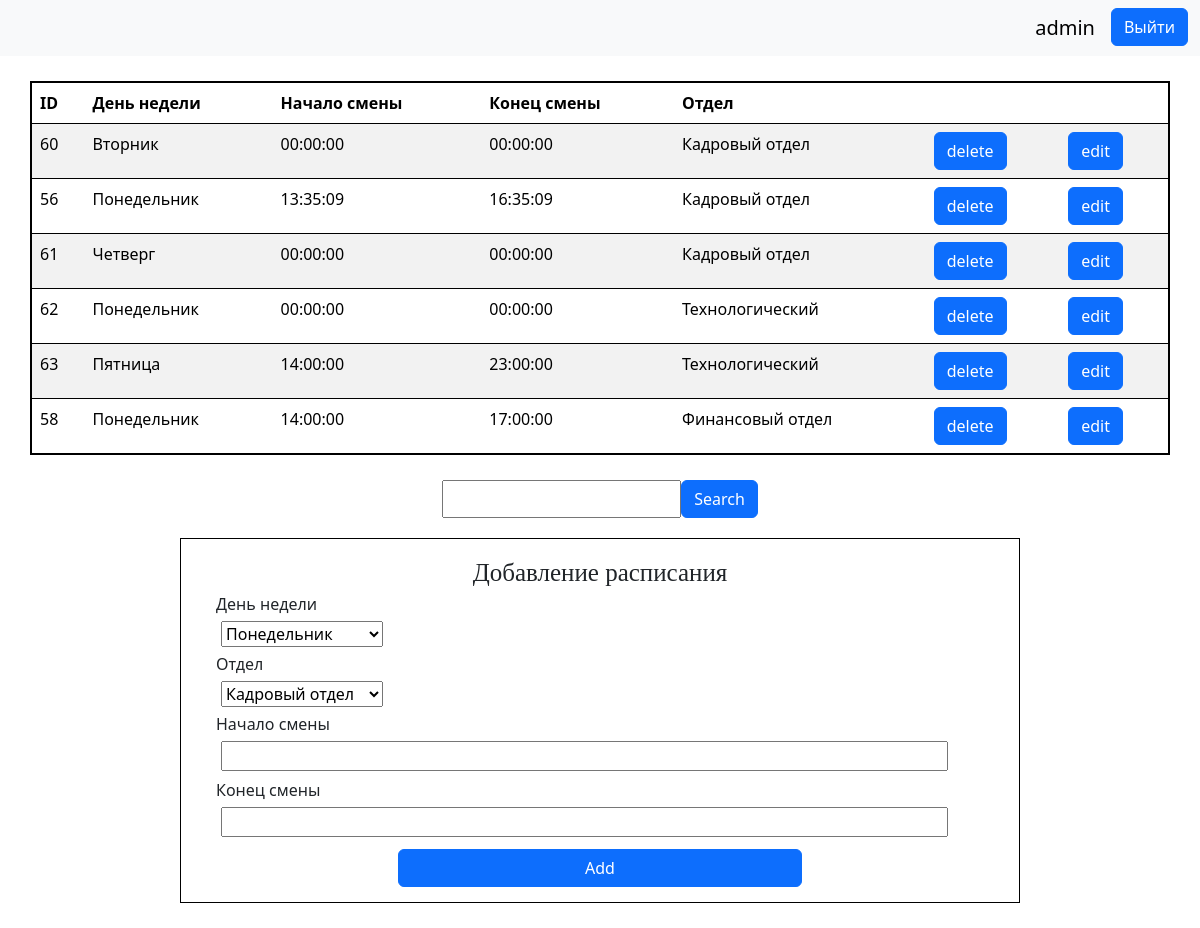
Screenshot of /views/index.php (signed in) with the database file from the repository.
### tables this page shows
CREATE TABLE `schedule` (
  `id` int NOT NULL,
  `startTime` time DEFAULT NULL,
  `endTime` time DEFAULT NULL,
  `department_id` int NOT NULL,
  `dayOfWeek` varchar(25) NOT NULL
);

CREATE TABLE `departments` (
  `id` int NOT NULL,
  `name` varchar(128) NOT NULL
);

### Utils/MySessionHandler.php (called while the page is built, shortened)
<?php
    Class MySessionHandler{
        public static function userEntered(){
            return (isset($_SESSION["user"]));
        }
    }
?>

### Dao/ScheduleDao.php (called while the page is built, shortened)
<?php
    class ScheduleDao{
        public static function selectAllRows($department_id){
            try{
                $conn = getConnection();
                $query = self::getSelectAllQuery($conn,$department_id);
                $query->execute();
                return $query->fetchAll(PDO::FETCH_OBJ);
            }
            catch(Exception $ex){
                throw $ex;
            }
        }
        private static function getSelectAllQuery($conn, $department_id){
            if(!isset($department_id) || $department_id=="admin"){
                $query = $conn->prepare(
                "SELECT schedule.id AS id, startTime, endTime,
                 dayOfWeek, departments.name AS department, department_id
                 FROM schedule
                 JOIN departments ON department_id = departments.id");
                return $query;
            }
        }
    }
?>

### Controlers/getScheduleDataControler.php (called while the page is built, shortened)
<?php
    require_once "../Dao/ScheduleDao.php";
    require_once "../Utils/MySessionHandler.php";
class GetScheduleDataController{
    public static function selectData($department_id){
        try{
            if(self::searching()){
                $searchParam = $_GET["searchLine"];
                if(!empty($searchParam)){
                    $selectedRows =  ScheduleDao::search($searchParam,$department_id);
                    $_SESSION["selectedRows"]=$selectedRows;
                }
                else{
                    self::selectAll($department_id);
                }
            }
            else{
                self::selectAll($department_id);
            }
        }catch(Exception $ex){
            MySessionHandler::addErrorMessage("Ошибка при выборке данных. ".$ex->getMessage());
        }
    }
    public static function searching(){
        return isset($_GET["action"]) && $_GET["action"]=="search";
    }
    public static function selectAll($department_id){
        try{
            $selectedRows =  ScheduleDao::selectAllRows($department_id);
        }
        catch(Exception $ex){
            MySessionHandler::addErrorMessage("Ошибка при выборке данных. ".$ex->getMessage());
            return;
        }
    }
}
?>

### Dao/DepartmentsDao.php (called while the page is built, shortened)
<?php
    class DepartmentsDao{
        public static function readAll() {
            $conn = getConnection();
            $stmt = $conn->query("SELECT * FROM departments");
            return $stmt->fetchAll(PDO::FETCH_OBJ);
        }
    }
?>

### Controlers/getAllDepartmentsControler.php (called while the page is built)
<?php
    require_once "../Utils/MySessionHandler.php";
    require_once "../Dao/DepartmentsDao.php";
    try{
        if(!empty($_GET["searchLine"])){
            $selectedRows =  DepartmentsDao::partialSearch($_GET["searchLine"]);
            $_SESSION["departments"]=$selectedRows;
        }
        else{
            $_SESSION["departments"] = DepartmentsDao::readAll();
        }
    }
    catch(Exception $ex){
        MySessionHandler::addErrorMessage("Ошибка. ".$ex->getMessage());
        header("Location: ../views/registrationPage.php");
        return;
    }
?>

### views/Components/indexTableComponent.php (the view, shortened to what this page needs)
<?php
    GetScheduleDataController::selectData($_SESSION["user"]->department_id);
    $isEmployee = $_SESSION["user"]->role == "сотрудник" ? true : false;
?>
<table class="table table-striped table-hover tableBorder">
    <thead class="th-dark">
        <th>ID</th>
        <th>День недели</th>
        <th>Начало смены</th>
        <th>Конец смены</th>
        <th>Отдел</th>
      <?php if(!$isEmployee){ ?>
        <th></th>
        <th></th>
      <?php }?>
    </thead>
    <tbody>
        <?php if(isset($_SESSION["selectedRows"])){?>
            <?php foreach($_SESSION["selectedRows"] as $row){?>
                <tr>
                    <td><?php echo $row->id?></td>
                    <td><?php echo $row->dayOfWeek?></td>
                    <td><?php echo $row->startTime?></td>
                    <td><?php echo $row->endTime?></td>
                    <td><?php echo $row->department?></td>
                  <?php if(!$isEmployee){ ?>
                    <td>
                        <form action="../Controlers/deleteScheduleControler.php" method="post">
                            <button type="submit" class="btn btn-primary" name="delete">delete</button>
                        </form>
                    </td>
                    <td>
                        <button type="button" class="btn btn-primary" name="edit">edit</button>
                    </td>
                  <?php }?>
                </tr>
            <?php }?>
        <?php } ?>
    </tbody>
</table>

### views/index.php (shortened to what this page needs)
<?php
    require_once "../Utils/MySessionHandler.php";
?>
<!DOCTYPE html>
<html lang="ru">
<head>
    <link href="https://cdn.jsdelivr.net/npm/bootstrap@5.3.3/dist/css/bootstrap.min.css" rel="stylesheet">
    <link rel="stylesheet" href="../css/styles.css">
</head>
<body>
    <?php
        require_once "../views/Components/indexPageHeader.php"
    ?>
    <?php
        require_once "../views/Components/indexTableComponent.php"
    ?>
    <main>
        <form action="" method="get" class="formSearch">
            <input type="text" name="searchLine">
            <button type="submit" class="btn btn-primary">Search</button>
        </form>
        <?php
            require_once "../views/Components/indexAddFormComponent.php"
        ?>
    </main>
</body>
</html>

### views/Components/indexPageHeader.php (shortened to what this page needs)
<header>
        <nav class="navbar bg-body-tertiary">
            <div class="container-fluid">
                <div class="d-flex">
                    <?php
                        if(MySessionHandler::userEntered()){?>
                            <a class="navbar-brand"><?php echo $_SESSION["user"]->login ?></a>
                            <form action="../Controlers/exitFromAccount.php" method="get">
                                <button class="btn btn-primary" type="submit">Выйти</button>
                            </form>
                        <?php
                        }
                    ?>
                </div>
            </div>
        </nav>
</header>

### views/Components/indexAddFormComponent.php (shortened to what this page needs)
<form action="../Controlers/addScheduleControler.php" method="post" class="formAdd">
    <div class="addLabelcls">
        <label class ="addLabel">Добавление расписания</label>
    </div>
    <div class="formDataContainer">
        <label for="options">День недели</label>
        <select name="dayOfWeek" id="options">
            <option value="Понедельник">Понедельник</option>
        </select>
    <?php if($_SESSION["user"]->role=="admin"){
                require_once "../Controlers/getAllDepartmentsControler.php";
        ?>
        <label for="options">Отдел</label>
        <select name="department_id" id="department">
            <?php if(isset($_SESSION["departments"])){?>
                <?php foreach($_SESSION["departments"] as $department){?>
                    <option value=<?php echo $department->id ?> > <?php echo $department->name ?> </option>
                <?php }?>
            <?php } ?>
        </select>
    <?php
          }?>
        <label>Начало смены</label>
        <input type="text" name="startTime">
        <label>Конец смены</label>
        <input type="text" name="endTime">
        <div class="buttonAdd">
            <button type="submit" class="btn btn-primary" name="add">Add</button>
        </div>
    </div>
</form>

### css/styles.css (style rules this page uses)
header { margin-bottom: 25px; }
.tableBorder { margin: 0 auto; width: 95%; border: 2px solid black; margin-bottom: 25px; }
.formAdd { border: 1px solid black; padding: 15px; margin: 0 auto; margin-bottom: 25px; width: 70%; display: block; }
.addLabel { font-size: 25px; font-family: 'Times New Roman', Times, serif; margin: 0; padding: 0; }
.addLabelcls { width: 100%; display: flex; align-items: center; justify-content: center; text-align: center; }
.formSearch { width: 60%; margin: 0 auto; margin-bottom: 20px; display: flex; justify-content: center; }
.formDataContainer { width: 100%; display: flex; flex-direction: column; }
.formDataContainer input { margin-bottom: 7px; margin-left: 25px; width:90%; }
.formDataContainer select { margin-bottom: 5px; margin-left: 25px; width: 20%; }
.formDataContainer label { margin-bottom: 5px; margin-left: 20px; width: 80%; }
.formDataContainer button { width: 50%; }
.buttonAdd { width: 100%; display: flex; align-items: center; justify-content: center; margin-top: 5px; }
.container-fluid { justify-content: flex-end !important; }

### rows the page displays
schedule: id "60", dayOfWeek "Вторник", startTime "00:00:00", endTime "00:00:00", department.name "Кадровый отдел"
schedule: id "56", dayOfWeek "Понедельник", startTime "13:35:09", endTime "16:35:09", department.name "Кадровый отдел"
schedule: id "61", dayOfWeek "Четверг", startTime "00:00:00", endTime "00:00:00", department.name "Кадровый отдел"
schedule: id "62", dayOfWeek "Понедельник", startTime "00:00:00", endTime "00:00:00", department.name "Технологический"
schedule: id "63", dayOfWeek "Пятница", startTime "14:00:00", endTime "23:00:00", department.name "Технологический"
schedule: id "58", dayOfWeek "Понедельник", startTime "14:00:00", endTime "17:00:00", department.name "Финансовый отдел"

### other values shown
$_SESSION["user"]->login "admin"
form field department_id "Кадровый отдел"
